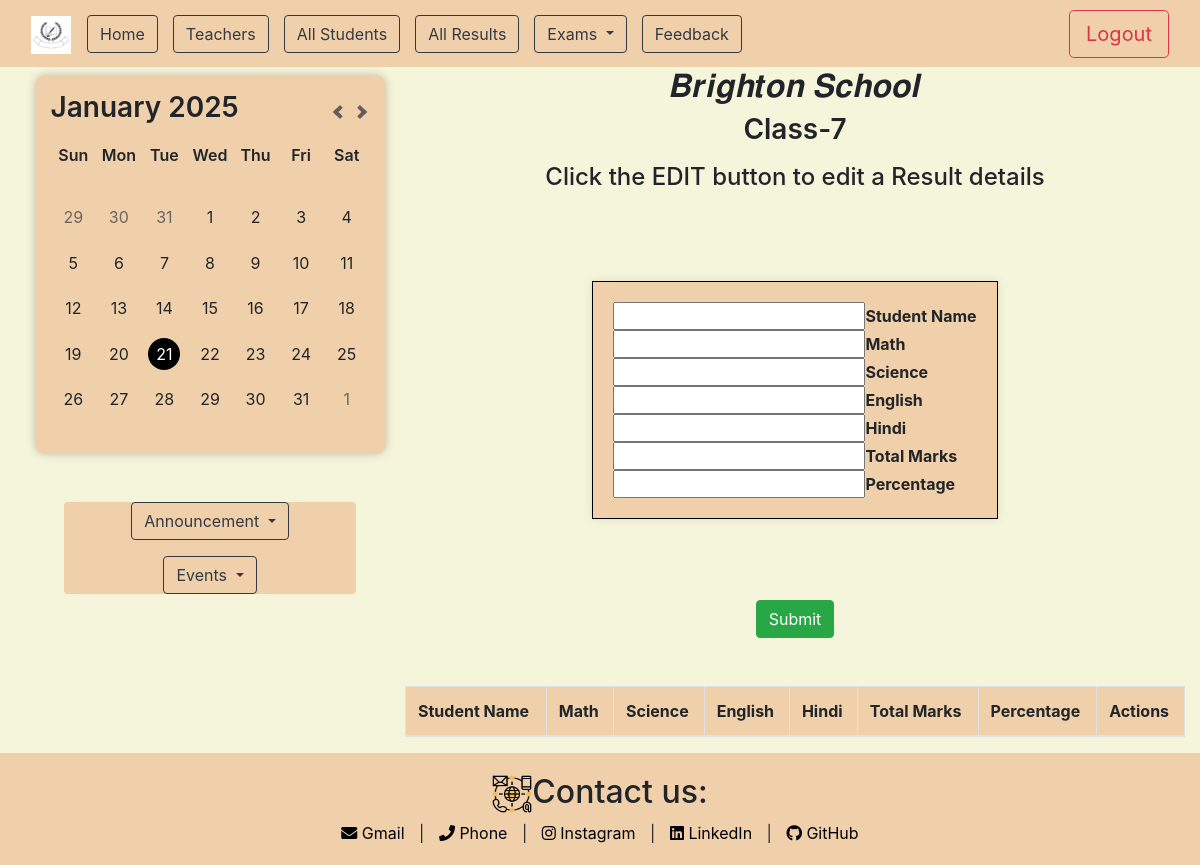
The page /class_results/result_seven/ on the database as committed earlier.
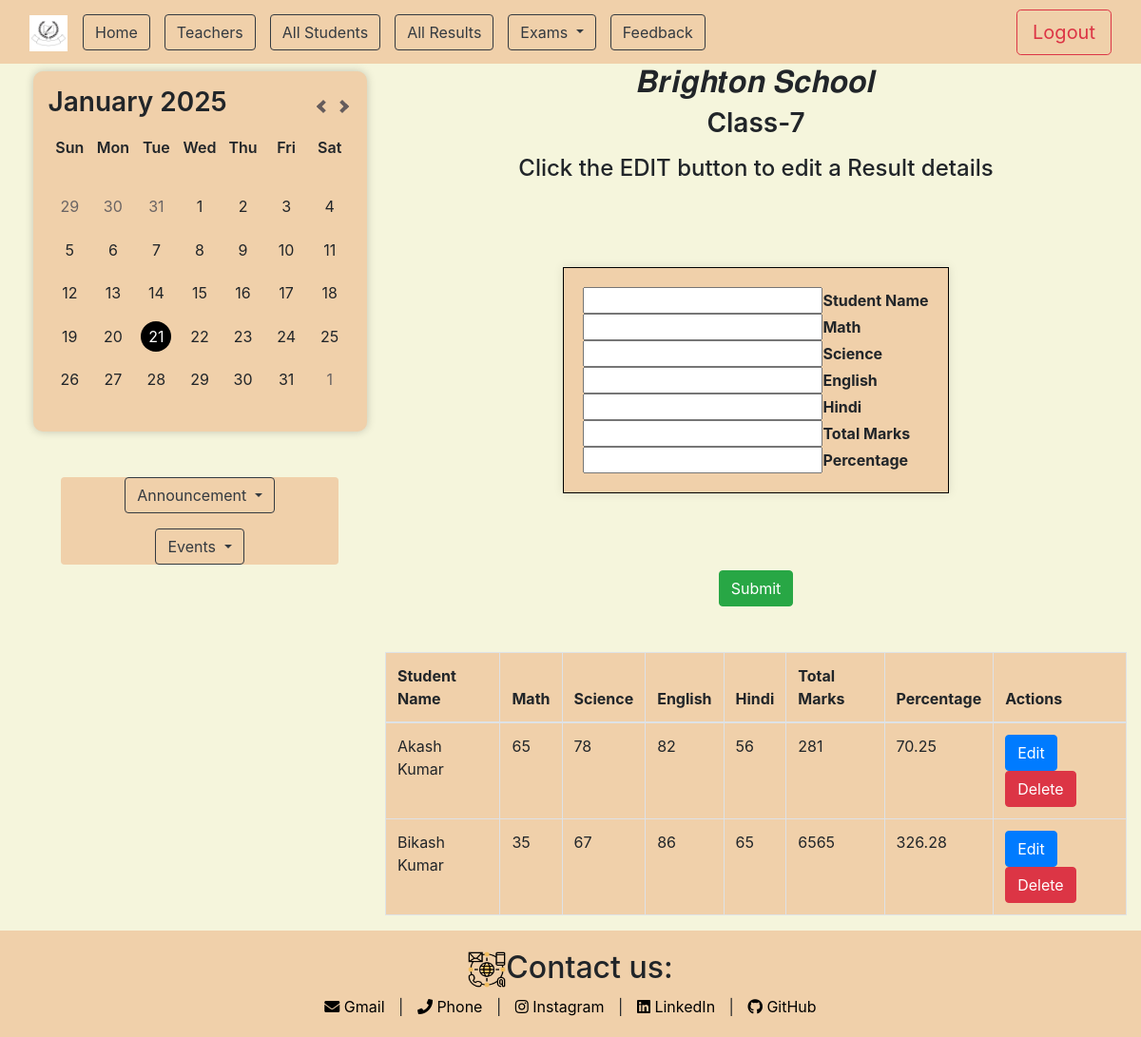
The same page on the database as committed later.
### app/models.py (models this page shows, shortened)
class all_results(models.Model):
    result_class_name = models.CharField(max_length=50,blank=True)
    slug=models.SlugField(max_length=200,unique=True,null=True)

class Result(models.Model):
    result_class_name = models.ForeignKey(all_results, on_delete=models.CASCADE, related_name='students_result',null=True,blank=True)
    st_name=models.CharField(max_length=100)
    Math=models.IntegerField(null=True)
    Science=models.IntegerField(null=True)
    English=models.IntegerField(null=True)
    Hindi=models.IntegerField(null=True)
    Total_marks=models.IntegerField(null=True)
    Percentage=models.FloatField(null=True)

### app/views.py (the view, shortened to what this page needs)
# urls.py: path('class_results/<slug:slug>/',views.class_results,name="class_results"),
def class_results(request, slug):
    class_instance = get_object_or_404(all_results, slug=slug)
    results = Result.objects.filter(result_class_name=class_instance)
    form = ResultForm()
    context = {'results': results, 'class_instance': class_instance, 'form': form}
    return render(request, 'app/result.html', context)

### app/forms.py
class ResultForm(forms.ModelForm):
    class Meta:
        model=Result
        fields = ['st_name', 'Math', 'Science', 'English', 'Hindi', 'Total_marks', 'Percentage']

### app/templates/app/result.html (shortened to what this page needs)
{% extends "base.html" %}
{% load static %}
{% block content %}
<div class="col-lg-8 col-md-8 col-sm-12 main-content">
    <h2 class="text-center">𝑩𝒓𝒊𝒈𝒉𝒕𝒐𝒏 𝑺𝒄𝒉𝒐𝒐𝒍</h2>
    <h3 class="text-center mb-3">{{ class_instance.result_class_name }}</h3>
    <form id="studentForm" method="POST" action="{% url 'class_results' class_instance.slug %}" novalidate>
        <h4 class="text-center fw-bolder">Click the EDIT button to edit a Result details</h4>
        <div class="container d-flex justify-content-center align-items-center" style="min-height: 50vh; min-width: 50vw;">
            <div class="box_clr" style="border: 1px solid #000; padding: 20px; box-shadow: 0 0 10px rgba(0, 0, 0, 0.1);">
                <div><input type="text" name="st_name" id="id_st_name" value=""><strong>Student Name</strong></div>
                <div><input type="text" name="Math" id="id_math" value=""><strong>Math</strong></div>
                <div><input type="text" name="Science" id="id_science" value=""><strong>Science</strong></div>
                <div><input type="text" name="English" id="id_english" value=""><strong>English</strong></div>
                <div><input type="text" name="Hindi" id="id_hindi" value=""><strong>Hindi</strong></div>
                <div><input type="text" name="Total_marks" id="id_total_marks" value=""><strong>Total Marks</strong></div>
                <div><input type="text" name="Percentage" id="id_percentage" value=""><strong>Percentage</strong></div>
            </div>
        </div>
        <button type="submit" class="btn btn-success" style="display: block; margin: 0 auto;">Submit</button>
        <table class="table table-bordered rounded box_clr mt-5">
            <thead>
                <tr>
                    <th>Student Name</th>
                    <th>Math</th>
                    <th>Science</th>
                    <th>English</th>
                    <th>Hindi</th>
                    <th>Total Marks</th>
                    <th>Percentage</th>
                    <th>Actions</th>
                </tr>
            </thead>
            <tbody>
                {% for result in results %}
                <tr id="student-{{ result.id }}">
                    <td>{{ result.st_name }}</td>
                    <td>{{ result.Math }}</td>
                    <td>{{ result.Science }}</td>
                    <td>{{ result.English }}</td>
                    <td>{{ result.Hindi }}</td>
                    <td>{{ result.Total_marks }}</td>
                    <td>{{ result.Percentage }}</td>
                    <td>
                        <button type="button" class="btn btn-primary result-edit-btn" data-id="{{ result.id }}">Edit</button>
                        <button type="button" class="btn btn-danger result-delete-btn" data-id="{{ result.id }}">Delete</button>
                    </td>
                </tr>
                {% endfor %}
            </tbody>
        </table>
    </form>
</div>
{% endblock content %}

### templates/base.html (shortened to what this page needs)
{% load static %}
<!DOCTYPE html>
<html lang="en">
<head>
    <link href="https://maxcdn.bootstrapcdn.com/bootstrap/4.5.2/css/bootstrap.min.css" rel="stylesheet">
    <link rel="stylesheet" href="{% static 'app/CSS_Files/index.css' %}" />
    <link href="https://cdnjs.cloudflare.com/ajax/libs/font-awesome/5.15.4/css/all.min.css" rel="stylesheet">
</head>
<body>
    <header>
        <nav class="navbar navbar-expand-lg bg-body-tertiary box_clr">
            <div class="container-fluid">
                <a class="navbar-brand" href="#">
                    <img src="{% static 'images\3ce196b55fd63cba9f7387a298cdc96e.jpg' %}" alt="Logo" width="40" height="38" class="d-inline-block align-text-top">
                </a>
                <div class="collapse navbar-collapse" id="navbarSupportedContent">
                    <ul class="navbar-nav me-auto mb-2 mb-lg-0">
                        <a class="nav-item" href="{% url "index" %}">
                            <button class="btn btn-med btn-outline-dark" type="button">Home</button>
                        </a>
                        <a class="nav-item" href="{% url "teacher" %}">
                            <button class="btn btn-med btn-outline-dark" type="button">Teachers</button>
                        </a>
                        <a class="nav-item" href="{% url "all_student" %}">
                            <button class="btn btn-med btn-outline-dark"  type="button">
                               All Students
                            </button>
                        </a>
                        <a class="nav-item" href="{% url "all_result" %}">
                            <button class="btn btn-med btn-outline-dark"  type="button">
                               All Results
                            </button>
                        </a>
                        <li class="nav-item dropdown">
                            <button class="btn btn-med btn-outline-dark dropdown-toggle" href="#" role="button" data-toggle="dropdown" aria-expanded="false">
                                Exams
                            </button>
                        </li>
                        <a class="nav-item" href="{% url "feedback" %}">
                            <button class="btn btn-med btn-outline-dark" type="button">Feedback</button>
                        </a>
                    </ul>
                    <button class="btn btn-lg btn-outline-danger ml-auto" type="button">Logout</button>
                </div>
            </div>
        </nav>
    </header>
    <main>
        <div class="container-fluid">
            <div class="row no-gutters">
                <div class="col-lg-4 col-md-4 col-sm-12 sidebar">
                    <div class="calendar">
                        <header>
                          <h3></h3>
                          <nav>
                            <button id="prev"></button>
                            <button id="next"></button>
                          </nav>
                        </header>
                        <section>
                          <ul class="days">
                            <li>Sun</li>
                            <li>Mon</li>
                            <li>Tue</li>
                            <li>Wed</li>
                            <li>Thu</li>
                            <li>Fri</li>
                            <li>Sat</li>
                          </ul>
                          <ul class="dates"></ul>
                        </section>
                    </div>
                    <div class="container mt-5 box_clr rounded" style="max-width: 75%;">
                        <div class="dropdown d-flex justify-content-center">
                            <button class="btn btn-med btn-outline-dark dropdown-toggle" href="#" role="button" data-toggle="dropdown" aria-expanded="false">
                                Announcement
                            </button>
                        </div>
                        <div class="dropdown mt-3 d-flex justify-content-center">
                            <button class="btn btn-med btn-outline-dark dropdown-toggle" href="#" role="button" data-toggle="dropdown" aria-expanded="false">
                                Events
                            </button>
                        </div>
                    </div>
                </div>
                {% block content %}{% endblock content %}
            </div>
        </div>
    </main>
    <footer class="footer box_clr">
        <div class="container">
            <h2><img src="{% static 'images\contact.png' %}" class="me-3" width="40" height="38">Contact us:</h2>
            <a href="shariquereza786@gmail.com"><i class="fas fa-envelope"></i> Gmail</a> |
            <a href="tel:+1234567890"><i class="fas fa-phone"></i> Phone</a> |
            <a href="https://www.instagram.com/its_sharique08/profilecard/?igsh=MWh0YmJvaWp1aHdjNw%3D%3D"><i class="fab fa-instagram"></i> Instagram</a> |
            <a href="https://www.linkedin.com/in/sharique-reza-82638a219/"><i class="fab fa-linkedin"></i> LinkedIn</a> |
            <a href="https://github.com/ShariqueReza"><i class="fab fa-github"></i> GitHub</a>
        </div>
    </footer>
</body>
</html>

### app/static/app/CSS_Files/index.css (style rules this page uses)
body { background-color: beige; }
.box_clr { background-color: rgb(240, 208, 170); }
.navbar-nav .nav-item { margin-right: 15px; }
* { padding: 0; margin: 0; }
h3 { font-weight: 600; }
.calendar { margin: 0 auto; width: clamp(320px, 400px, 90%); padding: 1rem; background-color: rgb(240, 208, 170); border-radius: 10px; box-shadow: 0 0 10px rgba(0, 0, 0, 0.2); }
.calendar header { display: flex; align-items: center; justify-content: space-between; }
.calendar nav { display: flex; align-items: center; }
.calendar ul { list-style: none; display: flex; flex-wrap: wrap; text-align: center; }
.calendar ul li { width: calc(100% / 7); position: relative; z-index: 2; aspect-ratio: 1; display: flex; align-items: center; justify-content: center; }
#prev, #next { width: 20px; height: 20px; position: relative; border: none; background: transparent; cursor: pointer; }
#prev::before, #next::before { content: ""; width: 50%; height: 50%; position: absolute; top: 50%; left: 50%; border-style: solid; border-width: 0.25em 0.25em 0 0; border-color: #655c5c; }
#next::before { transform: translate(-50%, -50%) rotate(45deg); }
#prev::before { transform: translate(-50%, -50%) rotate(-135deg); }
.days { font-weight: 600; }
.footer { padding: 20px; text-align: center; }
.footer a { color: #000; text-decoration: none; margin: 0 10px; }

Rows that differ between the two databases and show on the page:
added Result: st_name "Akash Kumar", Math "65", Science "78", English "82", Hindi "56", Total_marks "281", Percentage "70.25"
added Result: st_name "Bikash Kumar", Math "35", Science "67", English "86", Hindi "65", Total_marks "6565", Percentage "326.28"
